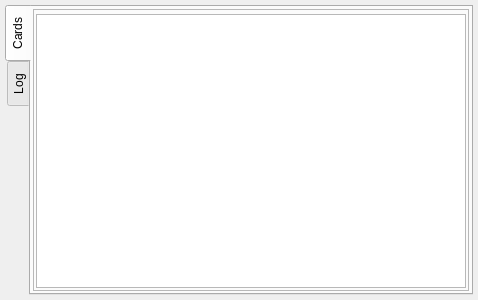
<?xml version="1.0" encoding="UTF-8"?>
<ui version="4.0">
 <class>CardReadoutWidget</class>
 <widget class="QWidget" name="CardReadoutWidget">
  <property name="geometry">
   <rect>
    <x>0</x>
    <y>0</y>
    <width>478</width>
    <height>300</height>
   </rect>
  </property>
  <property name="windowTitle">
   <string>Form</string>
  </property>
  <layout class="QVBoxLayout" name="verticalLayout">
   <property name="spacing">
    <number>2</number>
   </property>
   <property name="leftMargin">
    <number>5</number>
   </property>
   <property name="topMargin">
    <number>5</number>
   </property>
   <property name="rightMargin">
    <number>5</number>
   </property>
   <property name="bottomMargin">
    <number>5</number>
   </property>
   <item>
    <widget class="QTabWidget" name="tabWidget">
     <property name="tabPosition">
      <enum>QTabWidget::West</enum>
     </property>
     <property name="currentIndex">
      <number>0</number>
     </property>
     <widget class="QWidget" name="tabCards">
      <attribute name="title">
       <string>Cards</string>
      </attribute>
      <layout class="QVBoxLayout" name="verticalLayout_3">
       <property name="spacing">
        <number>3</number>
       </property>
       <property name="leftMargin">
        <number>2</number>
       </property>
       <property name="topMargin">
        <number>2</number>
       </property>
       <property name="rightMargin">
        <number>2</number>
       </property>
       <property name="bottomMargin">
        <number>2</number>
       </property>
       <item>
        <widget class="QFrame" name="frame">
         <property name="frameShape">
          <enum>QFrame::StyledPanel</enum>
         </property>
         <property name="frameShadow">
          <enum>QFrame::Raised</enum>
         </property>
         <layout class="QVBoxLayout" name="verticalLayout_4">
          <property name="spacing">
           <number>2</number>
          </property>
          <property name="leftMargin">
           <number>2</number>
          </property>
          <property name="topMargin">
           <number>2</number>
          </property>
          <property name="rightMargin">
           <number>2</number>
          </property>
          <property name="bottomMargin">
           <number>2</number>
          </property>
          <item>
           <widget class="qf::qmlwidgets::TableViewToolBar" name="tblCardsTB" native="true"/>
          </item>
          <item>
           <widget class="qf::qmlwidgets::TableView" name="tblCards"/>
          </item>
         </layout>
        </widget>
       </item>
      </layout>
     </widget>
     <widget class="QWidget" name="tabLog">
      <attribute name="title">
       <string>Log</string>
      </attribute>
      <layout class="QVBoxLayout" name="verticalLayout_2">
       <property name="leftMargin">
        <number>3</number>
       </property>
       <property name="topMargin">
        <number>3</number>
       </property>
       <property name="rightMargin">
        <number>3</number>
       </property>
       <property name="bottomMargin">
        <number>3</number>
       </property>
       <item>
        <widget class="QTextBrowser" name="txtLog"/>
       </item>
      </layout>
     </widget>
    </widget>
   </item>
  </layout>
 </widget>
 <customwidgets>
  <customwidget>
   <class>qf::qmlwidgets::TableView</class>
   <extends>QTableView</extends>
   <header location="global">qf/qmlwidgets/tableview.h</header>
  </customwidget>
  <customwidget>
   <class>qf::qmlwidgets::TableViewToolBar</class>
   <extends>QWidget</extends>
   <header>qf/qmlwidgets/tableviewtoolbar.h</header>
   <container>1</container>
  </customwidget>
 </customwidgets>
 <resources/>
 <connections/>
</ui>
